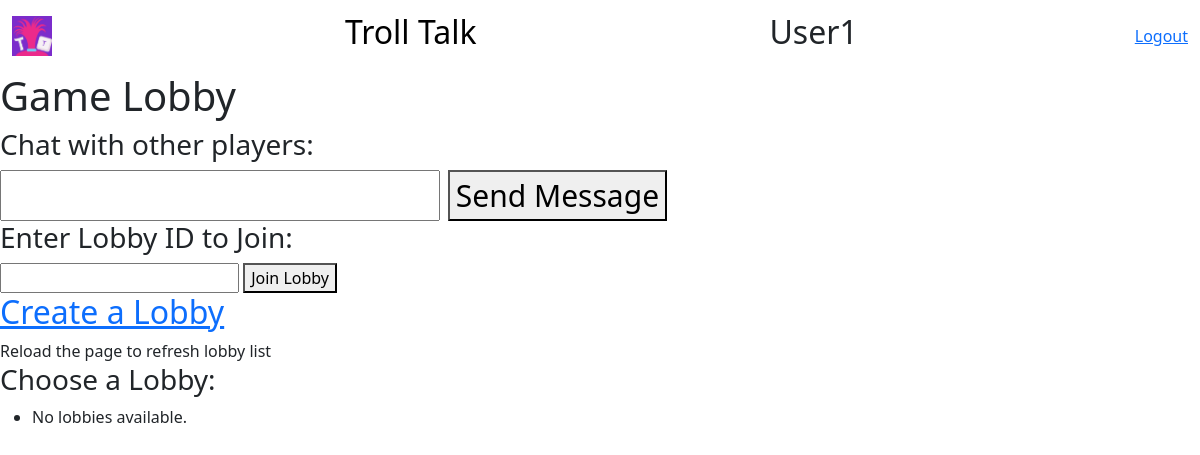
Page /lobby/ (signed in) on the earlier database version.
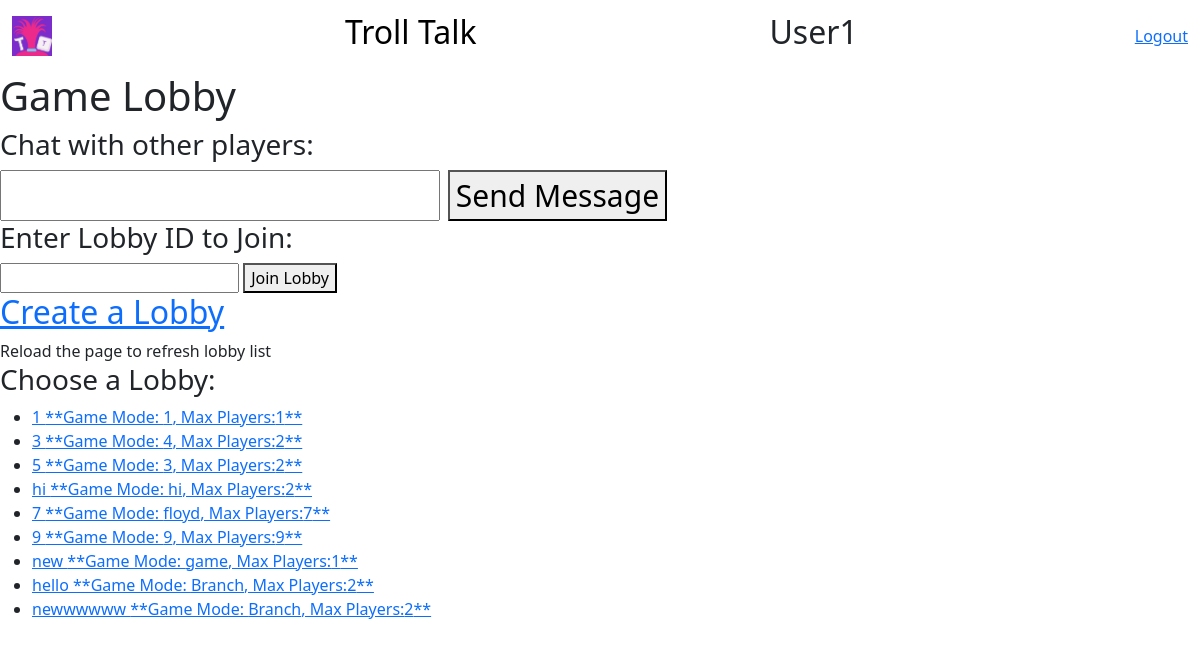
Same page on the later database version.
### trollapp/models.py (models this page shows, shortened)
class Lobby(models.Model):
    lobby_name = models.CharField(max_length=50, unique=True)
    num_players = models.IntegerField(default=4)
    game_mode = models.CharField(max_length=100, default='Floyd')
    privacy = models.CharField(max_length=20, default='public')

### trollapp/views.py (the view)
# urls.py: path("lobby/", views.lobby, name="lobby"),
def lobby(request): # Added function
    if not request.user.is_authenticated:
        return redirect("login-user")
    lobbies = Lobby.objects.all()  # Retrieve all lobbies
    context = {'lobbies': lobbies}
    return render(request, "lobby.html", context) # changed

### trollapp/templates/lobby.html (shortened to what this page needs)
<!DOCTYPE html>
<html>
<head>
	<link href="https://cdn.jsdelivr.net/npm/bootstrap@5.3.3/dist/css/bootstrap.min.css" rel="stylesheet">
</head>
<body>
	<nav class="navbar navbar-default">
    	<div class="container-fluid">
      		<a class="navbar-brand" href="{% url 'lobby' %}">
				<img src="static/TrollTalk Logo.png" alt="" width="40" height="40">
			</a>
			<a class="navbar-brand" href="{% url 'lobby' %}">
                <h2>Troll Talk</h2>
            </a>
			<h2>{{request.user}}</h2>
			{% if request.user.is_authenticated %}
				<a href = "{% url 'logout-user' %}">Logout</a>
			{% endif %}
    	</div>
  	</nav>
	<h1>Game Lobby</h1>
    <h3>Chat with other players:</h3>
	<div class="chat__item__container" id="id_chat_item_container" style="font-size: 30px">
        <input type="text" id="id_message_send_input" />
        <button type="submit" id="id_message_send_button">Send Message</button>
	</div>
	<h3>Enter Lobby ID to Join:</h3>
    <input type="text" id="lobby_id_input" />
    <button onclick="joinLobby()">Join Lobby</button>
	<br/>
	<h2><a href="{% url 'create-lobby-page' %}">Create a Lobby</a></h2>
	Reload the page to refresh lobby list
	<h3>Choose a Lobby:</h3>
    <ul>
        {% for lobby in lobbies %}
            <li><a href="{% url 'joinedLobby' lobby.id %}">{{ lobby.lobby_name }} **Game Mode: {{ lobby.game_mode }}, Max Players:{{ lobby.num_players }}**</a></li>
        {% empty %}
            <li>No lobbies available.</li>
        {% endfor %}
    </ul>
</body>
</html>

Differences in the rows shown:
added Lobby: lobby_name "1", game_mode "1", num_players "1"
added Lobby: lobby_name "3", game_mode "4", num_players "2"
added Lobby: lobby_name "5", game_mode "3", num_players "2"
added Lobby: lobby_name "hi", game_mode "hi", num_players "2"
added Lobby: lobby_name "7", game_mode "floyd", num_players "7"
added Lobby: lobby_name "9", game_mode "9", num_players "9"
added Lobby: lobby_name "new", game_mode "game", num_players "1"
added Lobby: lobby_name "hello", game_mode "Branch", num_players "2"
added Lobby: lobby_name "newwwwww", game_mode "Branch", num_players "2"
Other differences:
text no longer shown: "No lobbies available."
